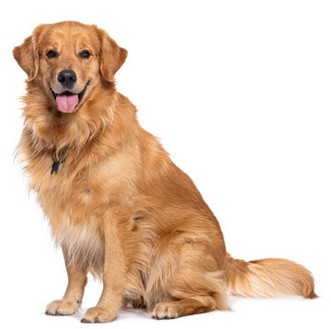
#> input picture dog.png, 331 x 329 px, found by its file name
$ python Lab4-3.py
#> lines starting #> are read from the running program, lines starting #| are printed output that depends on the picture; after the words box and inside, x2 and y2 are one past the last pixel; in counts of white or black regions, pixels touching at a corner belong together
import cv2
import numpy as np

# Load the image
original = cv2.imread("dog.png", cv2.IMREAD_GRAYSCALE)
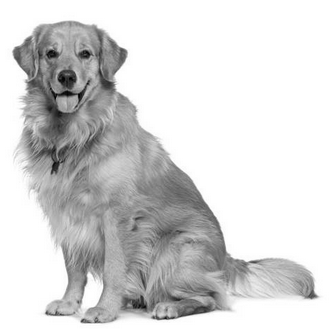
#> original: shape (329, 331); min 0, max 255, mean 212.5


# Step 1: Create a low-contrast version
def reduce_contrast(img, low=100, high=150):
#> called with low = 100, high = 150
    img = img.astype(np.float32)
    img_normalized = (img - img.min()) / (img.max() - img.min())
    compressed = img_normalized * (high - low) + low
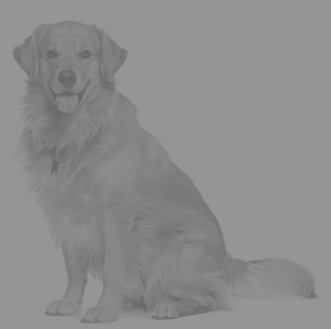
#> compressed: shape (329, 331) float32; min 100, max 150, mean 141.7
    return compressed.astype(np.uint8)

low_contrast = reduce_contrast(original)

def normalize_image(img):
    return ((img - img.min()) * 255 / (img.max() - img.min())).astype(np.uint8)
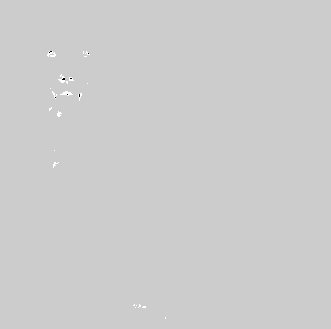
#> returned value: shape (329, 331); min 0, max 5, mean 4; drawn with min black and max white

low_contrast_norm = normalize_image(low_contrast)

# Step 2: Enhancement Functions
def histogram_equalization(img):
    return cv2.equalizeHist(img)
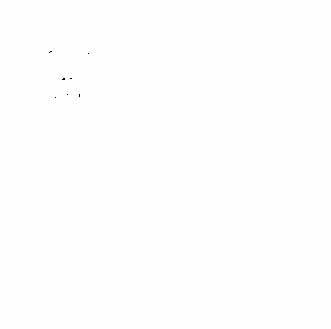
#> returned value: shape (329, 331); min 0, max 255, mean 254

def linear_contrast_stretching(img):
    I_min, I_max = np.min(img), np.max(img)
#> I_min = 0; I_max = 5
    if I_max - I_min == 0:
        return img.copy()
    stretched = (img - I_min) * 255 / (I_max - I_min)
    return stretched.astype(np.uint8)
#> returned value: shape (329, 331); values 0 (black) and 50 (white), 100% white; black in thin lines or dots, all inside (x1, y1, x2, y2) = (49, 51, 89, 98)

def gamma_correction(img, gamma_val=2.2):
#> called with gamma_val = 2.2
    norm = img / 255.0
    corrected = np.power(norm, 1 / gamma_val)
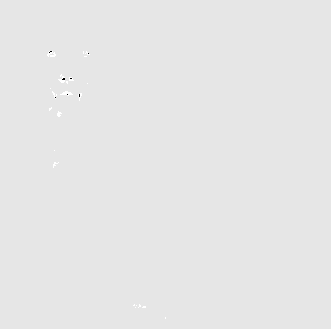
#> corrected: shape (329, 331) float64; min 0, max 0.167, mean 0.151; drawn with min black and max white
    return (corrected * 255).astype(np.uint8)

def power_law_transform(img, gamma_val=0.5):
#> called with gamma_val = 0.5
    norm = img / 255.0
    transformed = np.power(norm, gamma_val)
    return (transformed * 255).astype(np.uint8)

# Step 3: Apply Enhancements
he_img = histogram_equalization(low_contrast_norm)
lcs_img = linear_contrast_stretching(low_contrast_norm)
gamma_img = gamma_correction(low_contrast_norm, 2.2)
pl_img = power_law_transform(low_contrast_norm, 0.5)


# Step 4: EME Calculation
def calculate_EME(image, M, N):
#> called with M = 4, N = 4
    image = image.astype(np.float32)
    rows, cols = image.shape
#> rows = 329; cols = 331
    block_rows = rows // M
#> block_rows = 82
    block_cols = cols // N
#> block_cols = 82
    eme_total = 0

    for i in range(M):
        for j in range(N):
            block = image[i*block_rows:(i+1)*block_rows, j*block_cols:(j+1)*block_cols]
            I_max = np.max(block)
            I_min = np.min(block)
            if I_min == 0:
                I_min = 1
            if I_max <= I_min:
                continue  # Skip blocks with no variation
            eme_total += 20 * np.log10(I_max / I_min)
#> after the loop, eme_total = 282.9
    return eme_total / (M * N)


# Step 5: Compute EME values
eme_original = calculate_EME(original, 4, 4)
#> eme_original = 17.68
eme_low = calculate_EME(low_contrast, 4, 4)
#> eme_low = 2.19
eme_he = calculate_EME(he_img, 4, 4)
#> eme_he = 9.03
eme_lcs = calculate_EME(lcs_img, 4, 4)
#> eme_lcs = 6.37
eme_gamma = calculate_EME(gamma_img, 4, 4)
#> eme_gamma = 6.3
eme_pl = calculate_EME(pl_img, 4, 4)
#> eme_pl = 6.05


# Step 6: Output Results
print(f"Original EME: {eme_original:.2f}")
#| Original EME: 17.68
print(f"Low-Contrast EME: {eme_low:.2f}")
#| Low-Contrast EME: 2.19
print(f"Histogram Equalization EME: {eme_he:.2f}")
#| Histogram Equalization EME: 9.03
print(f"Linear Contrast Stretching EME: {eme_lcs:.2f}")
#| Linear Contrast Stretching EME: 6.37
print(f"Gamma Correction (γ=2.2) EME: {eme_gamma:.2f}")
#| Gamma Correction (γ=2.2) EME: 6.30
print(f"Power-Law Transform (γ=0.5) EME: {eme_pl:.2f}")
#| Power-Law Transform (γ=0.5) EME: 6.05

$ run again, with snow.png copied over dog.png
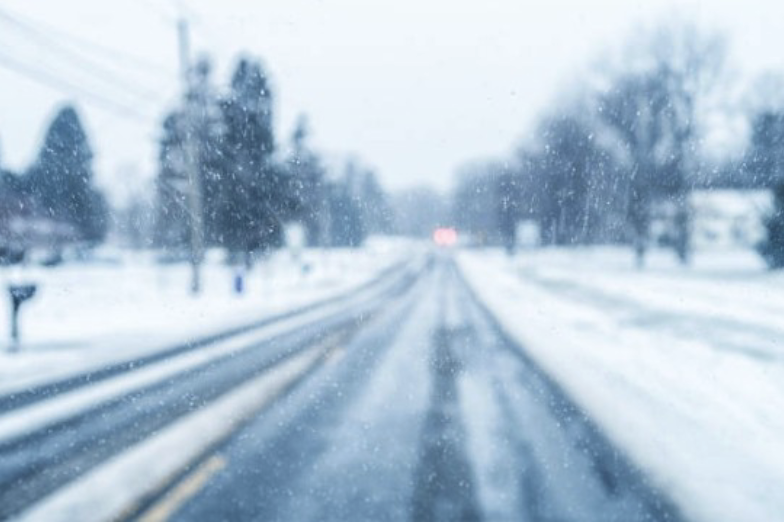
#> input picture snow.png, 784 x 522 px, found by its file name
#> in normalize_image, `return ((img - img.min()) * 255 / (img.max() - img.min())).astype(np.u..`:
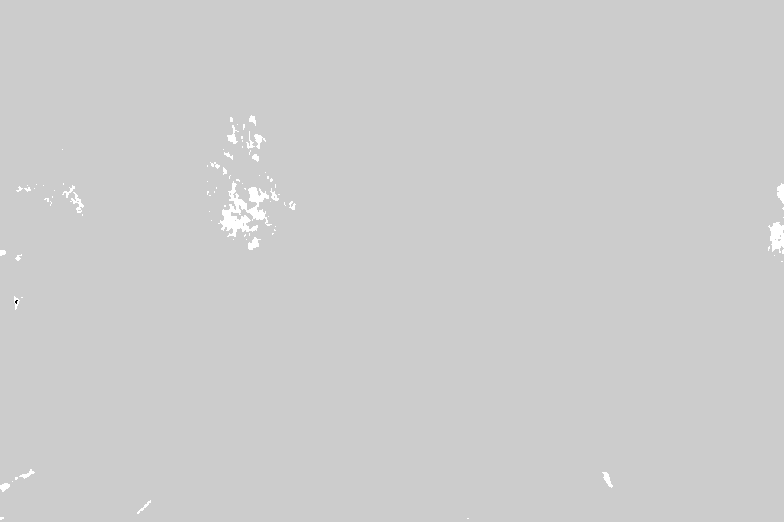
#> returned value: shape (522, 784); min 0, max 5, mean 4.01; drawn with min black and max white
#> I_min = 0; I_max = 5
#> in gamma_correction, `corrected = np.power(norm, 1 / gamma_val)`:
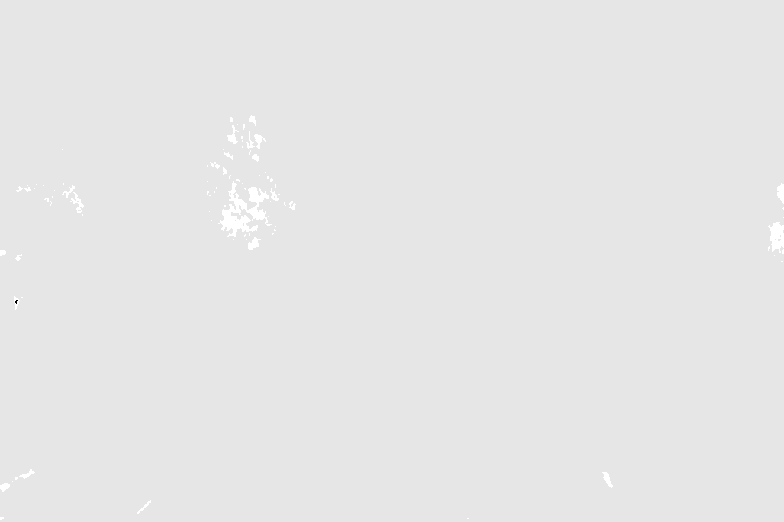
#> corrected: shape (522, 784) float64; min 0, max 0.167, mean 0.151; drawn with min black and max white
#> after the loop in calculate_EME, `for i in range(M):`: eme_total = 141
#> eme_original = 8.81
#> eme_low = 2.79
#> eme_he = 3.04
#> image: shape (522, 784) float32; values 0 (black) and 50 (white), 100% white; black in thin lines or dots, all inside (x1, y1, x2, y2) = (15, 300, 18, 304)
#> eme_lcs = 2.12
#> eme_gamma = 2.46
#| Original EME: 8.81
#| Low-Contrast EME: 2.79
#| Histogram Equalization EME: 3.04
#| Linear Contrast Stretching EME: 2.12
#| Gamma Correction (γ=2.2) EME: 2.46
#| Power-Law Transform (γ=0.5) EME: 2.46
